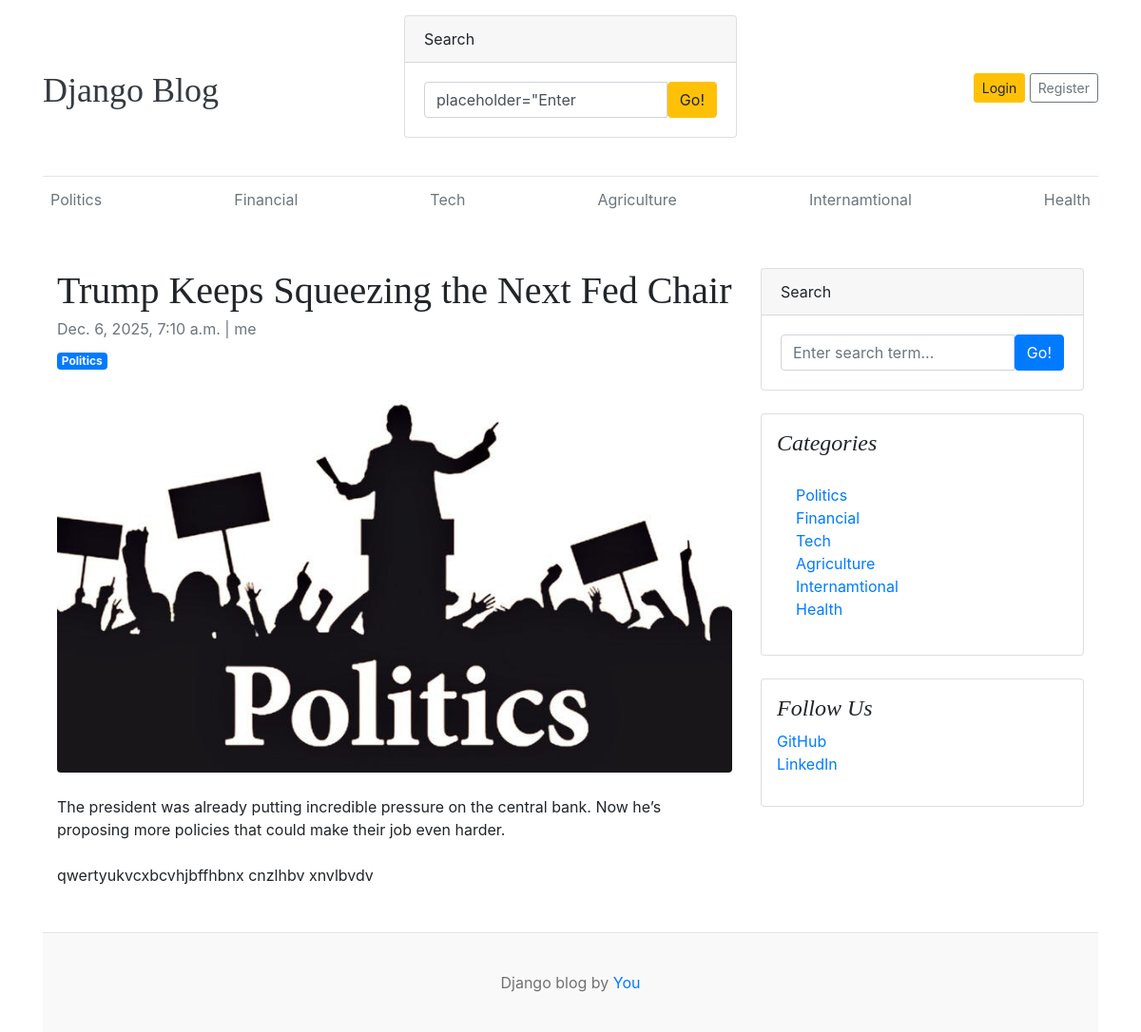
The page /trump-keeps-squeezing-the-next-fed-chair/ on the database its author committed.
### blog/models.py (models this page shows, shortened)
class Category(models.Model):
    category_name = models.CharField(max_length=50 , unique=True)
    created_at = models.DateTimeField(auto_now_add=True)
    updated_at = models.DateTimeField(auto_now=True)
    class Meta:
        verbose_name_plural = "categories"
    def __str__(self):
        return self.category_name

class Blog(models.Model):
    Status_choices = [
        ('draft' , 'Draft'),
        ('published' , 'Publised'),
    ]
    title = models.CharField(max_length=100)
    slug = models.SlugField(max_length=150 , unique=True , blank=True)
    category = models.ForeignKey(Category , on_delete=models.CASCADE)
    author = models.ForeignKey(User , on_delete=models.CASCADE)
    featured_image = models.ImageField(upload_to='uploads/%y/%m/%d')
    short_description = models.TextField(max_length=200)
    blog_body = models.TextField(max_length=2000)
    status = models.CharField(choices=Status_choices , default=0)
    is_featured = models.BooleanField(default=False)
    created_at  = models.DateTimeField(auto_now_add=True)
    updated_at  = models.DateTimeField(auto_now=True)

### blog/views.py (the view)
# urls.py: path('<slug:slug>/', blogView.blogs , name= 'blogs'),
def blogs(request , slug):
    single_blog = get_object_or_404(Blog , slug=slug , status="published")
    context = {
        'single_blog':single_blog,
    }
    return render(request , "blogs.html" , context)

### blog/context_processors.py (called while the page is built)
def geet_categories(request):
    return {"categories": Category.objects.all()}

def get_social(request):
    social = SocialLink.objects.all()
    return dict(social = social)

### templates/blogs.html
{% extends "base.html" %}
{% block content %}
<div class="container mt-5">
    <div class="row">
        <div class="col-lg-8">
            <article>
                <header class="mb-4">
                    <h1 class="fw-bolder mb-1">{{single_blog.title}}</h1>
                    <div class="text-muted fst-italic mb-2"> {{single_blog.created_at}}  | {{single_blog.author}} </div>
                    <a class="badge bg-primary text-decoration-none text-light" href="#!"> {{single_blog.category}} </a>
                </header>
                <figure class="mb-4"><img class="img-fluid rounded" src="{{single_blog.featured_image.url}}" alt="..." /></figure>
                <section class="mb-5">
                    <p class="fs-5 mb-4"> {{single_blog.short_description}} </p>
                    <p class="fs-5 mb-4"> {{single_blog.blog_body}} </p>
                    </section>
            </article>
        </div>
        <div class="col-lg-4">
            <div class="card mb-4">
                <div class="card-header">Search</div>
                <div class="card-body">
                    <div class="input-group">
                        <input class="form-control" type="text" placeholder="Enter search term..." aria-label="Enter search term..." aria-describedby="button-search" />
                        <button class="btn btn-primary" id="button-search" type="button">Go!</button>
                    </div>
                </div>
            </div>
            <div class="card mb-4 p-3">
                <h4 class="font-italic">Categories</h4>
                <div class="card-body">
                    <div class="row">
                        <div class="col-sm-6">
                            <ul class="list-unstyled mb-0">
                                {% for cat in categories %}
                                <li><a href="{% url 'post_by_category' cat.id %}"> {{cat.category_name}} </a></li>
                                {% endfor %}
                            </ul>
                        </div>
                    </div>
                </div>
            </div>
            <div class="card mb-4 p-3">
                <h4 class="font-italic">Follow Us</h4>
                <ol class="list-unstyled">
                    <li><a href="#">GitHub</a></li>
                    <li><a href="#">LinkedIn</a></li>
                </ol>
            </div>
        </div>
    </div>
</div>
{% endblock %}

### templates/base.html (shortened to what this page needs)
{% load static %}
<!DOCTYPE html>
<html lang="en">
<head>
    <link href="https://getbootstrap.com/docs/4.0/dist/css/bootstrap.min.css" rel="stylesheet">
    <link href="{% static 'css/home.css' %}" rel="stylesheet">
</head>
<body>
<div class="container">
  <header class="blog-header py-3">
      <div class="row flex-nowrap justify-content-between align-items-center">
          <div class="col-4 pt-1">
              <a class="blog-header-logo text-dark" href="/">Django Blog</a>
          </div>
          <div class="col-4">
            <form action="{% url 'search' %}" method="GET">
                 <div class="card mb-4">
                <div class="card-header">Search</div>
                <div class="card-body">
                    <div class="input-group">
                        <input class="form-control" type="text" name="keyword" value={{keyword}} placeholder="Enter search term..." aria-label="Enter search term..." aria-describedby="button-search" />
                        <button type="submit" class="btn btn-warning" id="button-search" type="button">Go!</button>
                    </div>
                </div>
            </div>
            </form>
          </div>
          <div class="col-4 d-flex justify-content-end align-items-center">
              <a class="btn btn-sm btn-warning" href="#">Login</a> &nbsp;
              <a class="btn btn-sm btn-outline-secondary" href="#">Register</a>
          </div>
      </div>
  </header>
  <div class="nav-scroller py-1 mb-2">
      <nav class="nav d-flex justify-content-between">
          {% for cat in categories %}
              <a class="p-2 text-muted" href="{% url 'post_by_category' cat.id %}">{{ cat.category_name }}</a>
          {% endfor %}
      </nav>
  </div>
  {% block content %}
  {% endblock %}
  <footer class="blog-footer">
      <p>Django blog by <a href="#">You</a></p>
  </footer>
</div>
</body>
</html>

### static/css/home.css (style rules this page uses)
.blog-header { border-bottom: 1px solid #e5e5e5; }
.blog-header-logo { font-family: "Playfair Display", Georgia, "Times New Roman", serif; font-size: 2.25rem; }
h1, h2, h3, h4, h5, h6 { font-family: "Playfair Display", Georgia, "Times New Roman", serif; }
.blog-footer { padding: 2.5rem 0; color: #727272; text-align: center; background-color: #f9f9f9; border-top: .05rem solid #e5e5e5; }
.blog-footer p:last-child { margin-bottom: 0; }

### rows shown on the page
Category: category_name "Politics"
Category: category_name "Financial"
Category: category_name "Tech"
Category: category_name "Agriculture"
Category: category_name "Internamtional"
Category: category_name "Health"
Blog: title "Trump Keeps Squeezing the Next Fed Chair", created_at "Dec. 6, 2025, 7:10 a.m.", author "me", category "Politics", featured_image (picture), short_description "The president was already putting incredible pressure on the central bank. Now he’s proposing more policies that could make their job even harder.", blog_body "qwertyukvcxbcvhjbffhbnx cnzlhbv xnvlbvdv"
